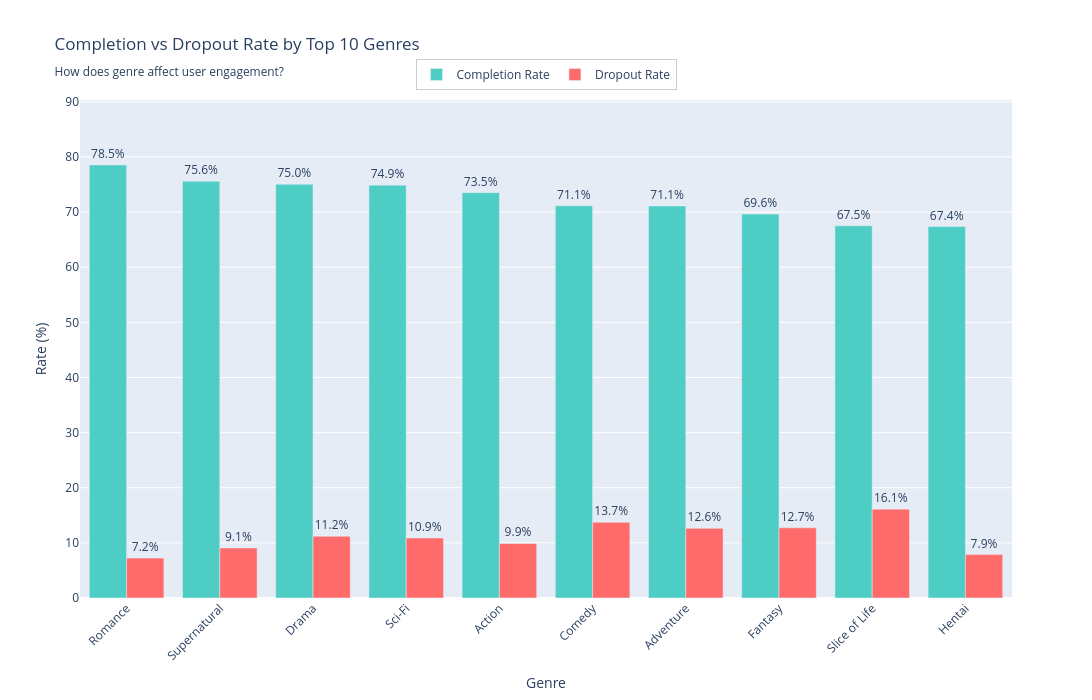

The notebook cell this image was saved under:
### Markdown cell above
### **Viewing Habits: Does Format Predict Whether a User Will Stick It Out?**

The data suggests a clear divide: brevity is the best friend of completion, while long-form content faces an uphill battle against viewer fatigue.

### The "Quick Win" Phenomenon

It’s no surprise that **Music Videos (86.0%)**, **Specials (81.0%)**, and **Promotional Videos (80.9%)** boast the highest completion rates.  
These formats offer high satisfaction with minimal time investment.  
Because they are often one-offs or just a few minutes long, the "barrier to entry" is almost non-existent.  
These formats also enjoy the lowest dropout rates (all under 9%), proving that when the finish line is in sight from the start, viewers are far more likely to cross it.

### The Struggle of the Long-Form Narrative

On the flip side, **TV series (64.6%)** and **Original Net Animations (ONA) (63.1%)** represent the biggest challenge for retention.  
Even though TV series make up the lion's share of the industry—with over 660 million started users and 6,000+ titles—they suffer from significant dropout rates (around 15.9%).

This suggests a few things:

- **Quality Variance:** With so many TV titles available, the "middle-of-the-pack" shows often lose viewers halfway through.
- **Viewer Fatigue:** Maintaining interest over 12, 24, or hundreds of episodes is a heavy lift for any creator.
- **The ONA Paradox:** Despite being easily accessible on web platforms, ONAs struggle the most with retention, perhaps due to their often experimental or inconsistent nature.

### The Sweet Spot: Movies and OVAs

Sitting comfortably in the middle are **Movies (75.8% completion)** and **OVAs (72.4%)**. Movies benefit from being self-contained; they offer a complete narrative arc in a single sitting, making them more "finishable" than a TV season but more substantial than a music video.

### What This Means for the Industry

There is a clear inverse correlation at play: as the length and complexity of a format increase, the likelihood of a user finishing it decreases.

- **For Creators:** Shorter formats are a safe bet for ensuring your entire message is seen.
- **For Platforms:** While TV series drive massive volume and keep users coming back to the app, they require much higher quality control or "hook" mechanics to prevent nearly 1 in 6 viewers from walking away.

### Code cell
fig = gu.completion_dropout_by_genre()
fig.show()

### Figure 1 — Plotly figure (JSON) as saved in the notebook; plotly's stock layout.template omitted (floating-point values rounded to 4 significant figures)
{"data": [{"customdata": [[2082, 205554569], [1489, 128638694], [2866, 202602382], [3140, 116357609], [5234, 417631288], [6942, 272632136], [3695, 194229655], [4685, 273328572], [1470, 22956575], [1578, 9370895]], "hovertemplate": "<b>%{x}</b><br>Completion Rate: %{y:.1f}%<br>Anime Count: %{customdata[0]: ,}<br>Total Started: %{customdata[1]:,}<br><extra></extra>", "marker": {"color": "#4ECDC4"}, "name": "Completion Rate", "text": ["78.5%", "75.6%", "75.0%", "74.9%", "73.5%", "71.1%", "71.1%", "69.6%", "67.5%", "67.4%"], "textposition": "outside", "type": "bar", "x": ["Romance", "Supernatural", "Drama", "Sci-Fi", "Action", "Comedy", "Adventure", "Fantasy", "Slice of Life", "Hentai"], "y": [78.55, 75.58, 75.04, 74.87, 73.52, 71.13, 71.11, 69.63, 67.51, 67.37]}, {"customdata": [[2082, 205554569], [1489, 128638694], [2866, 202602382], [3140, 116357609], [5234, 417631288], [6942, 272632136], [3695, 194229655], [4685, 273328572], [1470, 22956575], [1578, 9370895]], "hovertemplate": "<b>%{x}</b><br>Dropout Rate: %{y:.1f}%<br>Anime Count: %{customdata[0]: ,}<br>Total Started: %{customdata[1]:,}<br><extra></extra>", "marker": {"color": "#FF6B6B"}, "name": "Dropout Rate", "text": ["7.2%", "9.1%", "11.2%", "10.9%", "9.9%", "13.7%", "12.6%", "12.7%", "16.1%", "7.9%"], "textposition": "outside", "type": "bar", "x": ["Romance", "Supernatural", "Drama", "Sci-Fi", "Action", "Comedy", "Adventure", "Fantasy", "Slice of Life", "Hentai"], "y": [7.235, 9.081, 11.19, 10.89, 9.887, 13.73, 12.63, 12.73, 16.12, 7.878]}], "layout": {"barmode": "group", "font": {"size": 12}, "height": 700, "hovermode": "x unified", "legend": {"bgcolor": "rgba(255,255,255,0.9)", "bordercolor": "#CCCCCC", "borderwidth": 1, "font": {"size": 12}, "orientation": "h", "x": 0.5, "xanchor": "center", "y": 1.02, "yanchor": "bottom"}, "showlegend": true, "title": {"text": "Completion vs Dropout Rate by Top 10 Genres<br><sub>How does genre affect user engagement?</sub>"}, "width": 1400, "xaxis": {"tickangle": -45, "title": {"text": "Genre"}}, "yaxis": {"range": [0, 90.33], "title": {"text": "Rate (%)"}}}}
